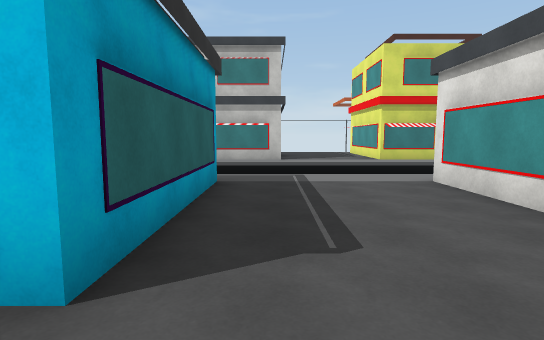
view 1 (above)

23 first-person views from a walk through a scene from a Unity 3-D project. The camera is 1.5 m above the floor, tilts 6° down and sees 80° across. The floor is counted in squares, 2 m on a side. Each view is taken from the middle of a square. On the plan, view 1 faces up. The plan holds only what a view shows up to about 11 squares ahead; the rest is blank. The place goes on beyond the plan. Some surface patterns are stand-ins.

view 2
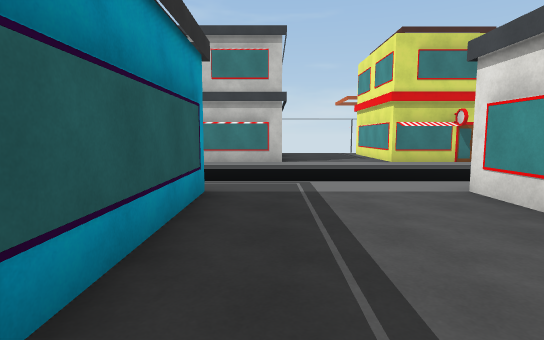

view 3
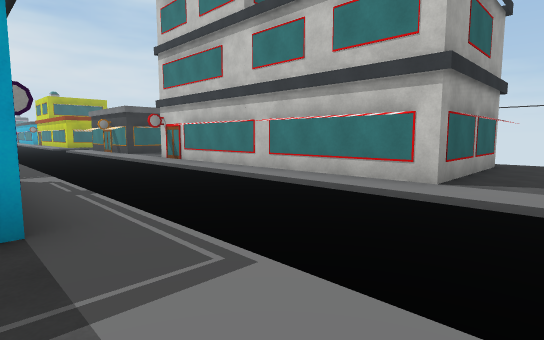

view 4
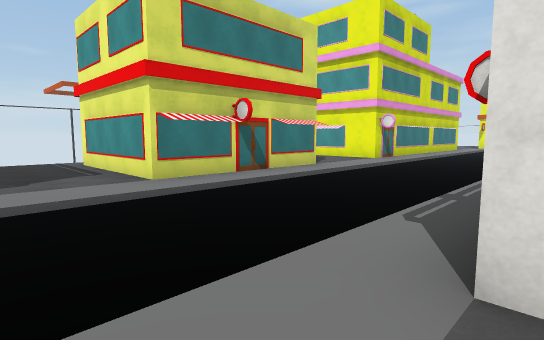

view 5
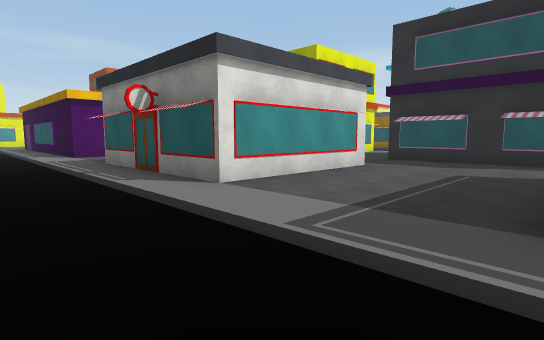

view 6
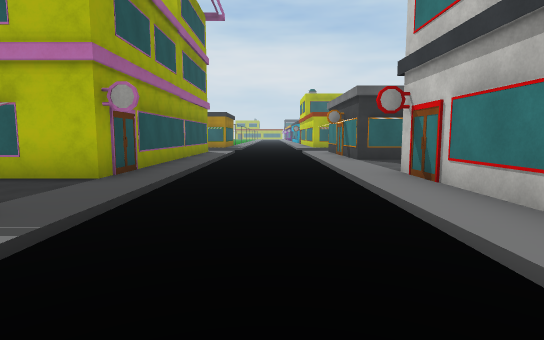

view 7
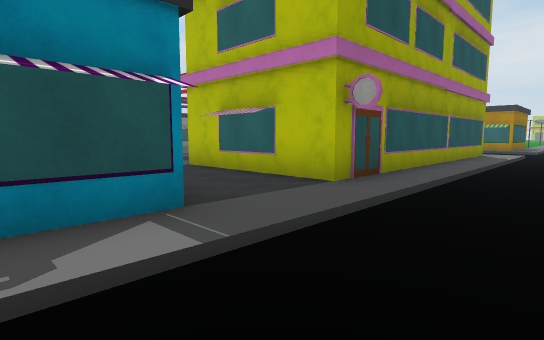

view 8
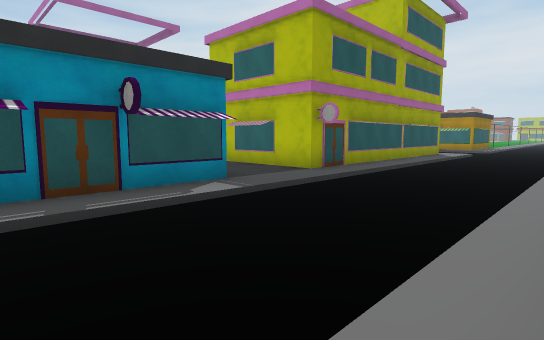

view 9
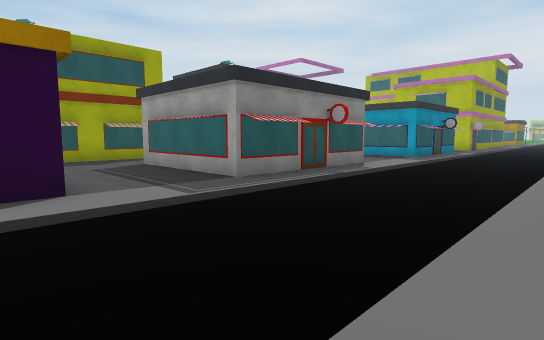

view 10
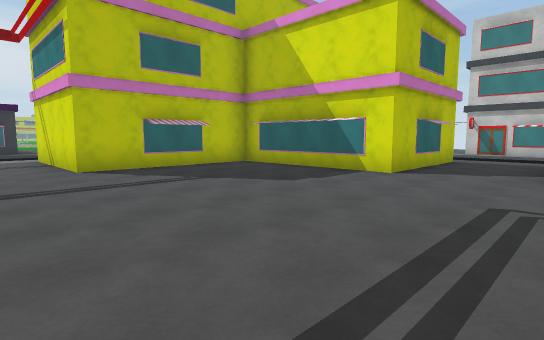

view 11
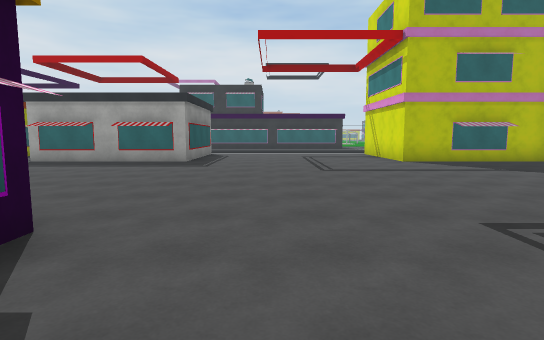

view 12
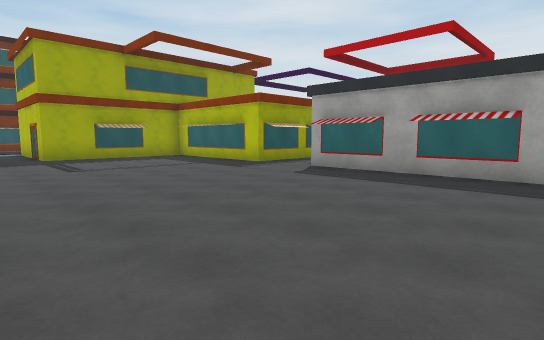

view 13
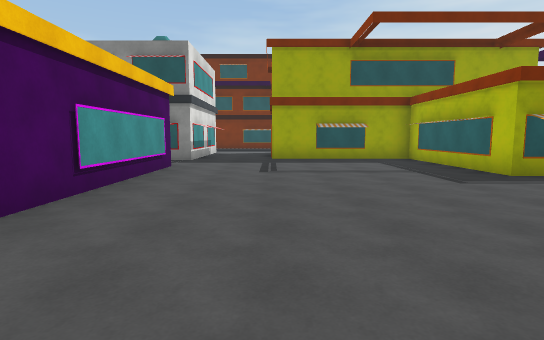

view 14
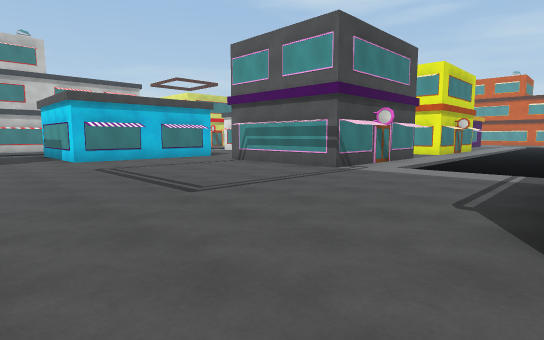

view 15
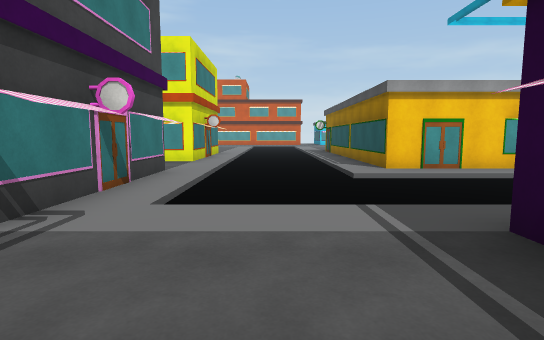

view 16
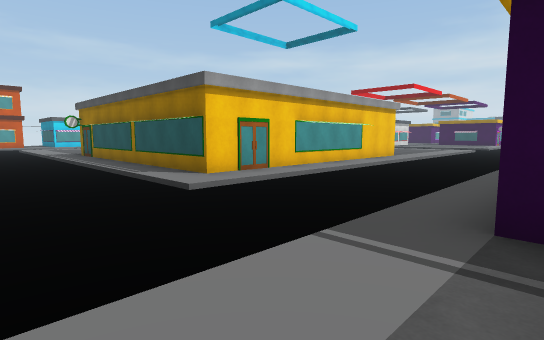

view 17
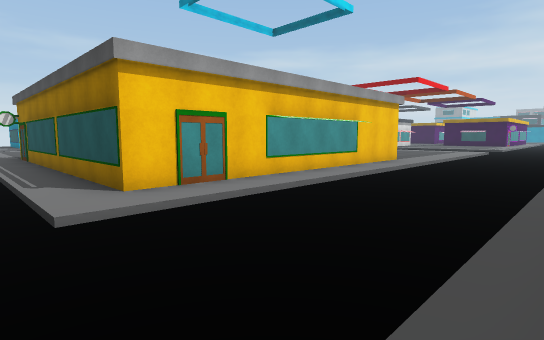

view 18
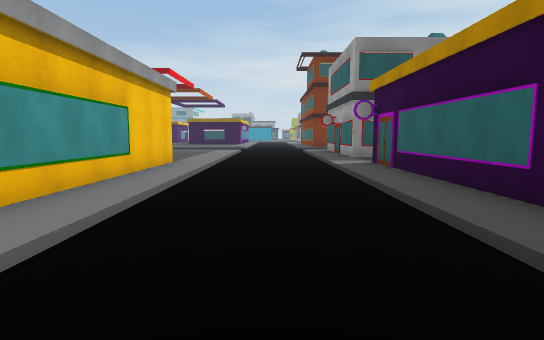

view 19
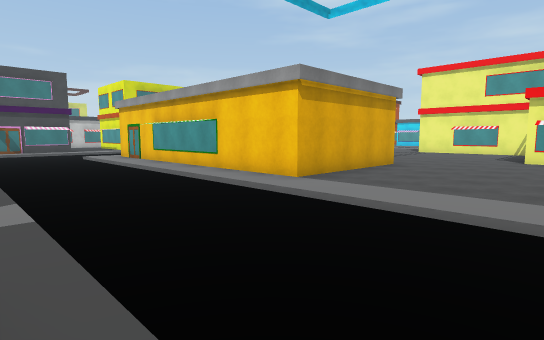

view 20
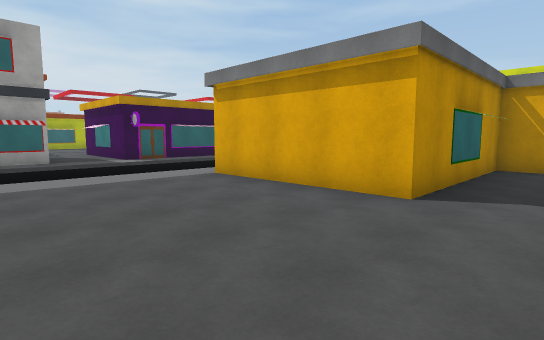

view 21
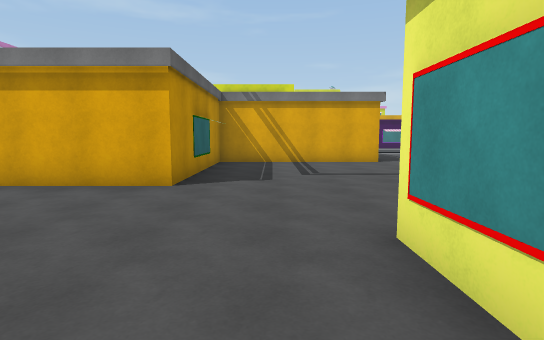

view 22
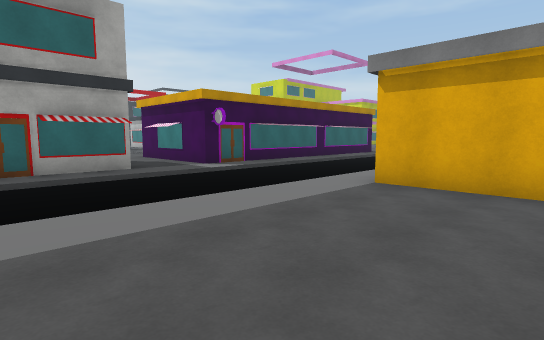

view 23
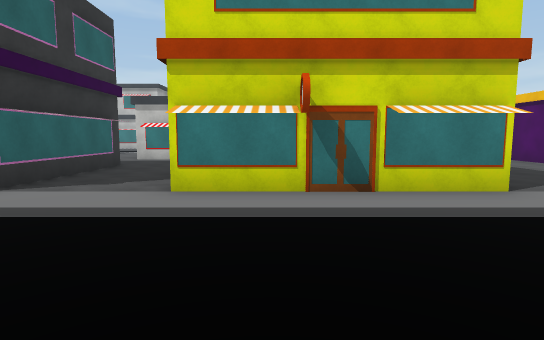

### Floor plan
Key: @ floor where view 1 was taken; # wall or solid block; . main floor; - floor 0.25 m lower than the main floor; B building.
Columns run from 14 left of view 1 to 11 right of it. Each row starts with its distance up from view 1.
 13               #...#      B
 12   #           #...#      B
 11   #..##########...#####..B
 10 .B....B.............B.....
  9 --------------------------
  8 --------------------------
  7 --------------------------
  6 ............B.............
  5 BB#####..#####...#####..##
  4  B    #.B#   #...#   #..#
  3  B    #.B#   #...#   #..
  2  B    #.B#   #...#   #..
  1  B.......BB.B.....B B...
  0  B............@....  ...
 -1  B...........B####. B###
 -2  B...........##  #..
 -3 BB...........#   #..
 -4 .............#####..#####.
 -5 ..........................
 -6 ..............-----------
 -7 ..............------------
 -8 ..............------------
 -9 .........#  #.---..BB.BBB.
-10 ##.......    B---.########
-11  #.......    B---.#
-12  #.......    B---.#
-13  #.......#  #.---B#
-14 B#.......#  #B---B#  #....
-15 ........B#  #B---B#  #....
-16 ##......B#  #B---.#  #B...
-17  #......B#  #.---.#  #....
-18  #.......####.---.####....
-19  #............---.........
-20  #.......B  #.---.........
-21 BBBBBBB..#  #.---.......#
-22       B.    #.---.......B
-23       B.        -....  .

Where each view was taken, in squares from view 1:
view 1: 0 up, 0 right, facing up
view 2: 1 up, 0 right, facing up
view 3: 5 up, 2 right, facing up-left
view 4: 5 up, 1 right, facing up-right
view 5: 8 up, 1 left, facing down-right
view 6: 8 up, 3 left, facing left
view 7: 8 up, 4 left, facing down-left
view 8: 10 up, 2 left, facing down-left
view 9: 10 up, 11 right, facing down-left
view 10: 5 down, 5 left, facing up-left
view 11: 7 down, 3 left, facing left
view 12: 9 down, 6 left, facing down-left
view 13: 10 down, 8 left, facing down
view 14: 9 down, 8 left, facing up-right
view 15: 7 down, 4 left, facing right
view 16: 6 down, 2 left, facing down-right
view 17: 8 down, 1 left, facing down-right
view 18: 10 down, 1 right, facing down
view 19: 22 down, 1 left, facing up-right
view 20: 22 down, 9 right, facing up-left
view 21: 23 down, 9 right, facing up
view 22: 23 down, 6 right, facing up-left
view 23: 9 down, 7 right, facing up
